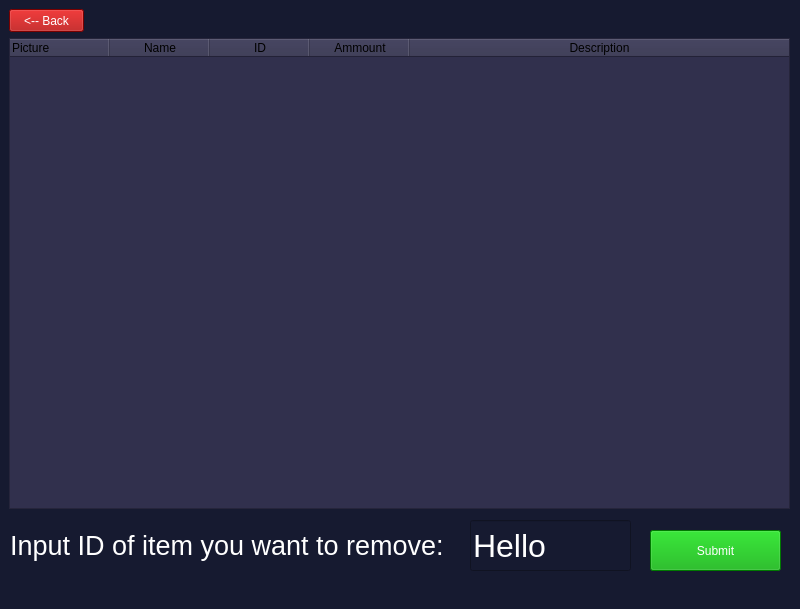
<?xml version="1.0" encoding="UTF-8"?>
<ui version="4.0">
 <class>remove_screen</class>
 <widget class="QMainWindow" name="remove_screen">
  <property name="geometry">
   <rect>
    <x>0</x>
    <y>0</y>
    <width>800</width>
    <height>609</height>
   </rect>
  </property>
  <property name="sizePolicy">
   <sizepolicy hsizetype="Fixed" vsizetype="Fixed">
    <horstretch>0</horstretch>
    <verstretch>0</verstretch>
   </sizepolicy>
  </property>
  <property name="font">
   <font>
    <family>Impact</family>
   </font>
  </property>
  <property name="cursor">
   <cursorShape>ArrowCursor</cursorShape>
  </property>
  <property name="windowTitle">
   <string>MainWindow</string>
  </property>
  <property name="styleSheet">
   <string notr="true">background-color: rgb(22, 26, 48);</string>
  </property>
  <widget class="QWidget" name="centralwidget">
   <widget class="QPushButton" name="back_button">
    <property name="geometry">
     <rect>
      <x>9</x>
      <y>9</y>
      <width>75</width>
      <height>23</height>
     </rect>
    </property>
    <property name="styleSheet">
     <string notr="true">color: rgb(255, 255, 255);
background-color: rgb(170, 0, 0);</string>
    </property>
    <property name="text">
     <string>&lt;-- Back</string>
    </property>
   </widget>
   <widget class="QTableWidget" name="search_table">
    <property name="geometry">
     <rect>
      <x>9</x>
      <y>38</y>
      <width>781</width>
      <height>471</height>
     </rect>
    </property>
    <property name="styleSheet">
     <string notr="true">color: rgb(255, 255, 255);
font: 13pt &quot;Arial&quot;;
background-color: rgb(49, 48, 77);


alternate-background-color: rgb(127, 255, 120);</string>
    </property>
    <property name="lineWidth">
     <number>1</number>
    </property>
    <property name="sizeAdjustPolicy">
     <enum>QAbstractScrollArea::AdjustIgnored</enum>
    </property>
    <property name="iconSize">
     <size>
      <width>50</width>
      <height>50</height>
     </size>
    </property>
    <property name="verticalScrollMode">
     <enum>QAbstractItemView::ScrollPerItem</enum>
    </property>
    <property name="showGrid">
     <bool>true</bool>
    </property>
    <property name="sortingEnabled">
     <bool>false</bool>
    </property>
    <property name="columnCount">
     <number>5</number>
    </property>
    <attribute name="horizontalHeaderCascadingSectionResizes">
     <bool>false</bool>
    </attribute>
    <attribute name="horizontalHeaderDefaultSectionSize">
     <number>100</number>
    </attribute>
    <attribute name="horizontalHeaderMinimumSectionSize">
     <number>20</number>
    </attribute>
    <attribute name="horizontalHeaderShowSortIndicator" stdset="0">
     <bool>false</bool>
    </attribute>
    <attribute name="horizontalHeaderStretchLastSection">
     <bool>true</bool>
    </attribute>
    <attribute name="verticalHeaderCascadingSectionResizes">
     <bool>false</bool>
    </attribute>
    <attribute name="verticalHeaderDefaultSectionSize">
     <number>100</number>
    </attribute>
    <attribute name="verticalHeaderMinimumSectionSize">
     <number>100</number>
    </attribute>
    <attribute name="verticalHeaderShowSortIndicator" stdset="0">
     <bool>false</bool>
    </attribute>
    <column>
     <property name="text">
      <string>Picture</string>
     </property>
     <property name="textAlignment">
      <set>AlignLeading|AlignVCenter</set>
     </property>
     <property name="foreground">
      <brush brushstyle="SolidPattern">
       <color alpha="255">
        <red>0</red>
        <green>0</green>
        <blue>0</blue>
       </color>
      </brush>
     </property>
    </column>
    <column>
     <property name="text">
      <string>Name</string>
     </property>
     <property name="foreground">
      <brush brushstyle="SolidPattern">
       <color alpha="255">
        <red>0</red>
        <green>0</green>
        <blue>0</blue>
       </color>
      </brush>
     </property>
    </column>
    <column>
     <property name="text">
      <string>ID</string>
     </property>
     <property name="foreground">
      <brush brushstyle="SolidPattern">
       <color alpha="255">
        <red>0</red>
        <green>0</green>
        <blue>0</blue>
       </color>
      </brush>
     </property>
    </column>
    <column>
     <property name="text">
      <string>Ammount</string>
     </property>
     <property name="foreground">
      <brush brushstyle="SolidPattern">
       <color alpha="255">
        <red>0</red>
        <green>0</green>
        <blue>0</blue>
       </color>
      </brush>
     </property>
    </column>
    <column>
     <property name="text">
      <string>Description</string>
     </property>
     <property name="foreground">
      <brush brushstyle="SolidPattern">
       <color alpha="255">
        <red>0</red>
        <green>0</green>
        <blue>0</blue>
       </color>
      </brush>
     </property>
    </column>
   </widget>
   <widget class="QLineEdit" name="input_id_box">
    <property name="geometry">
     <rect>
      <x>470</x>
      <y>520</y>
      <width>161</width>
      <height>51</height>
     </rect>
    </property>
    <property name="font">
     <font>
      <pointsize>24</pointsize>
     </font>
    </property>
    <property name="layoutDirection">
     <enum>Qt::LeftToRight</enum>
    </property>
    <property name="styleSheet">
     <string notr="true">color: rgb(255, 255, 255);</string>
    </property>
    <property name="text">
     <string>Hello</string>
    </property>
   </widget>
   <widget class="QLabel" name="input_item_label">
    <property name="geometry">
     <rect>
      <x>10</x>
      <y>520</y>
      <width>451</width>
      <height>51</height>
     </rect>
    </property>
    <property name="font">
     <font>
      <pointsize>20</pointsize>
     </font>
    </property>
    <property name="styleSheet">
     <string notr="true">color: rgb(255, 255, 255);</string>
    </property>
    <property name="text">
     <string>Input ID of item you want to remove:</string>
    </property>
   </widget>
   <widget class="QPushButton" name="submit_button">
    <property name="geometry">
     <rect>
      <x>650</x>
      <y>530</y>
      <width>131</width>
      <height>41</height>
     </rect>
    </property>
    <property name="styleSheet">
     <string notr="true">color: rgb(255, 255, 255);
background-color: rgb(0, 170, 0);</string>
    </property>
    <property name="text">
     <string>Submit</string>
    </property>
   </widget>
  </widget>
  <widget class="QStatusBar" name="statusbar"/>
 </widget>
 <resources/>
 <connections/>
</ui>
